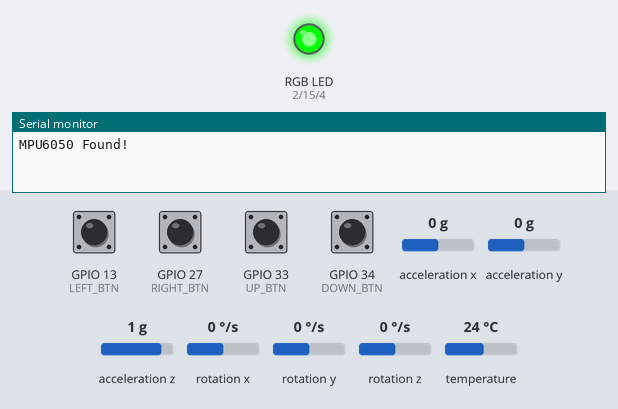
A sketch run on a simulated ESP32. Shown: an RGB LED mixed from three pins (HIGH = lit), the last lines printed to the serial monitor. The test bench sets the inputs (shaded band); at power-on: GPIO 13 (LEFT_BTN), GPIO 27 (RIGHT_BTN), GPIO 33 (UP_BTN), GPIO 34 (DOWN_BTN) HIGH, acceleration x 0 g, acceleration y 0 g, acceleration z 1 g, rotation x 0 °/s, rotation y 0 °/s, rotation z 0 °/s, temperature 24 °C. USB keyboard and mouse output is not drawn.

Above: at 0.1 s.
At 6.3 s:
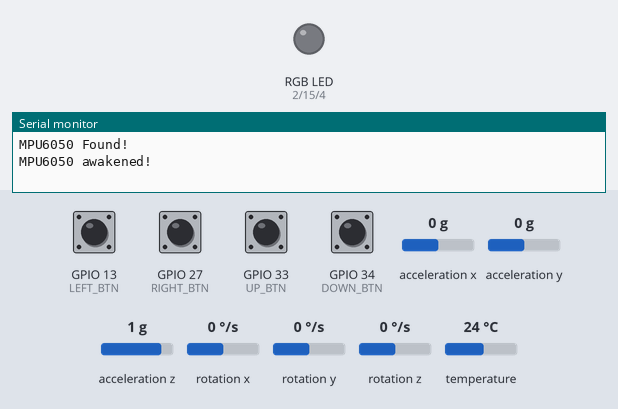
6.4 s: GPIO 13 (LEFT_BTN) pulled LOW for 0.15 s
At 6.52 s:
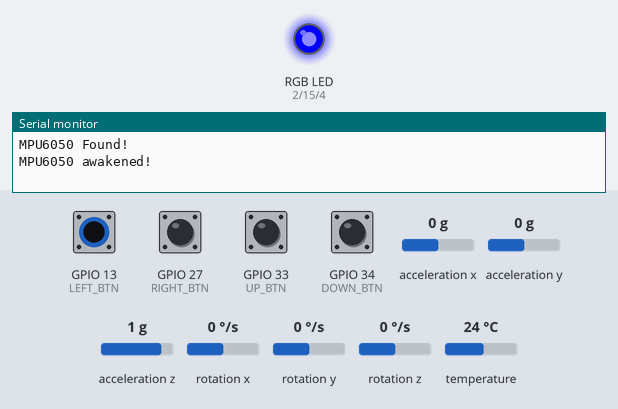
Timing chart, 0 to 9.4 s (numbered marks = the images above; inputs shaded):
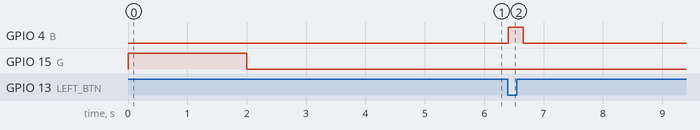

The sketch:

BLE_mouse.ino
```cpp
/*
   ESP32 + MPU6050 + BLE Mouse + Buttons + RGB LEDs

   - Uses MPU6050 gyro values to move the BLE mouse pointer.
   - Buttons provide scroll up/down and mouse click.
   - RGB LEDs indicate Bluetooth connection and button press.

   Connections:
   - MPU6050 -> I2C (default ESP32 SDA=21, SCL=22)
   - Buttons -> GPIO pins defined below
   - RGB LEDs -> GPIO pins defined below
*/

#include <BleMouse.h>
#include <BleKeyboard.h>
#include <Adafruit_MPU6050.h>

// === RGB LED pins ===
#define G 15   // Green LED -> Bluetooth connected indicator
#define R 2    // Red LED -> Not connected indicator
#define B 4    // Blue LED -> Button pressed indicator

// === Button pins ===
#define UP_BTN 33   // Scroll up
#define DOWN_BTN 34   // Scroll down
#define LEFT_BTN 13   // Left click
#define RIGHT_BTN 27 // Right click (optional if needed)

#define SPEED 10  // Mouse movement sensitivity

Adafruit_MPU6050 mpu;
BleMouse bleMouse;
BleKeyboard bleKeyboard("ESP32_VOL_CONTROL", "ESP32", 100); // Bluetooth HID device name


bool sleepMPU = true;   // Keep MPU sleeping until BLE connects
bool status = true;     // To control initial LED blink

// === Setup ===
void setup() {
  Serial.begin(115200);

  // Pin modes for LEDs
  pinMode(R, OUTPUT);
  pinMode(G, OUTPUT);
  pinMode(B, OUTPUT);

  // Pin modes for buttons
  pinMode(UP_BTN, INPUT_PULLUP);
  pinMode(DOWN_BTN, INPUT_PULLUP);
  pinMode(LEFT_BTN, INPUT_PULLUP);
  pinMode(RIGHT_BTN, INPUT_PULLUP); // enable if using right button

  // Start BLE mouse
  bleMouse.begin();

  // Initialize MPU6050
  if (!mpu.begin()) {
    Serial.println("Failed to find MPU6050 chip");
    while (1) {
      delay(10);
    }
  }
  Serial.println("MPU6050 Found!");

  // Put MPU in sleep until BLE connects
  mpu.enableSleep(sleepMPU);
}

// === Main Loop ===
void loop() {
  if (bleMouse.isConnected()) {
    // Show connected with Green LED (only first time for 2s)
    if (status) {
      digitalWrite(G, HIGH);
      delay(2000);
      digitalWrite(G, LOW);
      status = false;
    }

    // Wake up MPU once connected
    if (sleepMPU) {
      delay(3000);
      Serial.println("MPU6050 awakened!");
      sleepMPU = false;
      mpu.enableSleep(sleepMPU);
      delay(500);
    }

    // Read MPU values
    sensors_event_t a, g, temp;
    mpu.getEvent(&a, &g, &temp);

    // Mouse movement from gyro
    bleMouse.move(g.gyro.z * -SPEED, g.gyro.x * -SPEED);

    // Handle button inputs
    mouseControls();
  }
  else {
    // Not connected -> blink red LED
    notConnected();
  }
}

// === Functions ===

// Blink Red LED when BLE not connected
void notConnected() {
  digitalWrite(R, HIGH);
  delay(500);
  digitalWrite(R, LOW);
  delay(500);
}

// Small delay for smooth scrolling
void scrollDelay() {
  delay(50);
}

// Turn ON Blue LED while button pressed
void buttonPressed() {
  digitalWrite(B, HIGH);
}

// Handle mouse buttons and scroll
void mouseControls() {
  if (digitalRead(UP_BTN) == LOW) {  // Scroll up
    bleMouse.move(0, 0, 1);
    buttonPressed();
    scrollDelay();
  }
  else if (digitalRead(DOWN_BTN) == LOW) {  // Scroll down
    bleMouse.move(0, 0, -1);
    buttonPressed();
    scrollDelay();
  }
  else if (digitalRead(LEFT_BTN) == LOW) {  // Left click
    bleMouse.click(MOUSE_LEFT);
    buttonPressed();
    delay(250);
  }

  else if (digitalRead(RIGHT_BTN) == LOW) {  // Right click
    bleMouse.click(MOUSE_RIGHT);
    buttonPressed();
    delay(250);
  }

  else {
    // No button pressed -> Blue LED OFF
    digitalWrite(B, LOW);
  }
}
```

Measured:
- after the input at 6.4 s, GPIO 4 (B): LOW → HIGH at once, → LOW 0.25 s later
